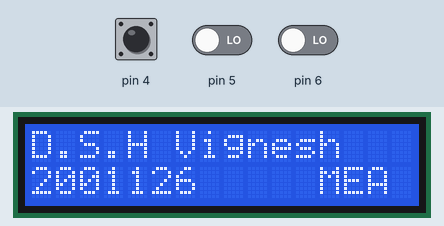
A sketch run on a simulated Arduino Uno, built with avr-gcc and run on an emulated ATmega328P. On the bench: 16×2 character LCD. The test bench sets the inputs (shaded band); at power-on: pin 4 HIGH, pin 5 LOW, pin 6 LOW.

Above: at 0.1 s.

The sketch:

line_following_robot.ino
```cpp
#include <LiquidCrystal.h>

LiquidCrystal LCD(13,12,11,10,9,8);

void setup()
{
  LCD.begin(16,2);
  pinMode(13, OUTPUT);
  pinMode(12, OUTPUT);
  pinMode(11, OUTPUT);
  pinMode(10, OUTPUT);
  pinMode (9, OUTPUT);
  pinMode (8, OUTPUT);
  pinMode(6, INPUT);
  pinMode(5, INPUT);
  pinMode(4, INPUT);
  pinMode(3, INPUT);
  pinMode(2, INPUT);
}

void loop()
{
  LCD.print("D.S.H Vignesh");
  LCD.setCursor(0,1);
  LCD.print("2001126     MEA ");

  if((digitalRead(6 )== 1) && (digitalRead(5) == 1) && (digitalRead(4) == 0) && (digitalRead(3)== 1) && (digitalRead(3) == 1));
  {forward();}
  if((digitalRead(6 )== 1) && (digitalRead(5) == 1) && (digitalRead(4) == 1) && (digitalRead(3)== 1) && (digitalRead(3) == 1));
  {backward();}
  if((digitalRead(6 )== 1) && (digitalRead(5) == 0) && (digitalRead(4) == 0) && (digitalRead(3)== 1) && (digitalRead(3) == 1));
  {left_s();}
  if((digitalRead(6 )== 0) && (digitalRead(5) == 0) && (digitalRead(4) == 0) && (digitalRead(3)== 1) && (digitalRead(3) == 1));
  {left_f();}
  if((digitalRead(6 )== 1) && (digitalRead(5) == 0) && (digitalRead(4) == 1) && (digitalRead(3)== 1) && (digitalRead(3) == 1));
  {left();}
  if((digitalRead(6 )== 1) && (digitalRead(5) == 1) && (digitalRead(4) == 0) && (digitalRead(3)== 0) && (digitalRead(3) == 1));
  {right_s();}
  if((digitalRead(6 )== 1) && (digitalRead(5) == 1) && (digitalRead(4) == 0) && (digitalRead(3)== 0) && (digitalRead(3) == 0));
  {right_f();}
  if((digitalRead(6 )== 1) && (digitalRead(5) == 1) && (digitalRead(4) == 1) && (digitalRead(3)== 0) && (digitalRead(3) == 1));
  {right();}
  if((digitalRead(6 )== 0) && (digitalRead(5) == 0) && (digitalRead(4) == 0) && (digitalRead(3)== 0) && (digitalRead(3) == 0));
  {stop();}

  delay(1000);
  LCD.clear();
}

void forward()
{
  digitalWrite(13, HIGH);
  digitalWrite(12, LOW);
  digitalWrite(9, LOW);
  digitalWrite(8, HIGH);
  analogWrite(11, 80);
  analogWrite(10, 80);

}
void backward()
{
  digitalWrite(13, LOW);
  digitalWrite(12, HIGH);
  digitalWrite(9, LOW);
  digitalWrite(8, HIGH);
  analogWrite(11, 60);
  analogWrite(10, 60);
}
void left_s()
{
  digitalWrite(13, HIGH);
  digitalWrite(12, LOW);
  digitalWrite(9, LOW);
  digitalWrite(8, HIGH);
  analogWrite(11, 70);
  analogWrite(10, 60);
}
void left_f()
{
  digitalWrite(13, LOW);
  digitalWrite(12, HIGH);
  digitalWrite(9, LOW);
  digitalWrite(8, HIGH);
  analogWrite(11, 60);
  analogWrite(10, 60);
}
void left()
{
  digitalWrite(13, HIGH);
  digitalWrite(12, LOW);
  digitalWrite(9, LOW);
  digitalWrite(8, HIGH);
  analogWrite(11, 70);
  analogWrite(10, 50);
}
void right_s()
{
  digitalWrite(13, HIGH);
  digitalWrite(12, LOW);
  digitalWrite(9, LOW);
  digitalWrite(8, HIGH);
  analogWrite(11, 60);
  analogWrite(10, 70);
}
void right_f()
{
  digitalWrite(13, HIGH);
  digitalWrite(12, LOW);
  digitalWrite(9, HIGH);
  digitalWrite(8, LOW);
  analogWrite(11, 60);
  analogWrite(10, 60);
}
void right()
{
  digitalWrite(13, HIGH);
  digitalWrite(12, LOW);
  digitalWrite(9, LOW);
  digitalWrite(8, HIGH);
  analogWrite(11, 50);
  analogWrite(10, 70);
}
void stop()
{
  digitalWrite(13, LOW);
  digitalWrite(12, LOW);
  digitalWrite(9, LOW);
  digitalWrite(8, LOW);
  analogWrite(11, 0);
  analogWrite(10, 0);
}
```
